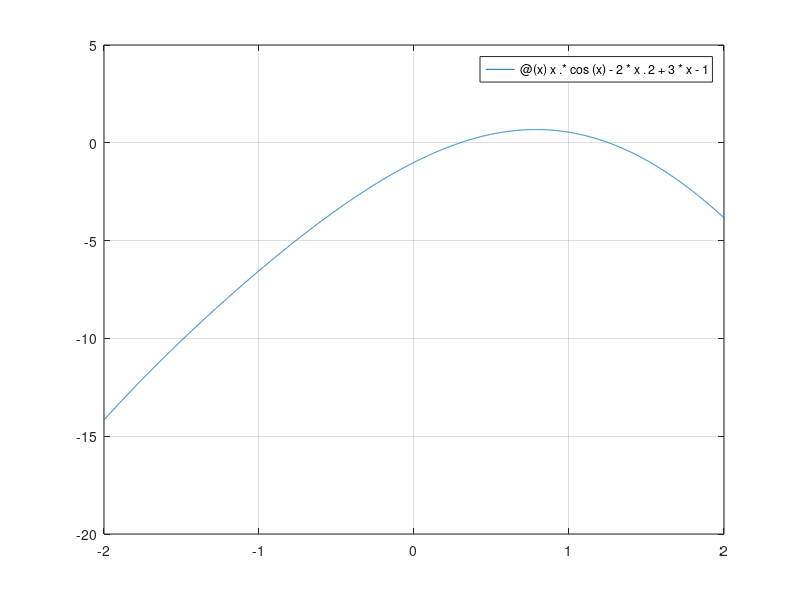

MATLAB code for this plot: (Note: this script raises an error after producing the figure.)
clc 
close all 
clear all 

a = 0.5;
b = 1.5;
tol = 10^(-5);
i = 0;
rel = 1;

% Define the function handle
f_ = @(x) x .* cos(x) - 2*x.^2 + 3*x - 1; 
% Alternate function option:
% f_ = @(x) 1/2 + 1/4*x^2 - x*sin(x) - 1/2*cos(2*x);

% Find exact value using the bracket interval [a, b]
exact_val = fzero(f_, [a, b]);

fplot(f_, [-2, 2])
grid on;

% Call MAIN function passing the function handle
MAIN(i, a, b, tol, rel, exact_val, f_);

function MAIN(i, a, b, tol, rel, exact_val, f)
    fprintf("i  a         b       c        f(c)     Rel\n");
    
    if (f(a) * f(b)) < 0
        t = a; % Initialize t for the first iteration
        while rel > tol
            i = i + 1;
            t = (a + b) / 2;
            fc = f(t);
            
            if fc == 0
               fprintf("Root found exactly at %0.5f\n", t);
               break;
            end
            
            % Compute relative error using current midpoint approximation t
            rel = abs(exact_val - t) / abs(exact_val); 
            
            fprintf("%d  %0.5f  %0.5f  %0.5f  %0.5f  %f \n", i, a, b, t, fc, rel);
            
            if fc * f(a) < 0
               b = t;
            else
               a = t;
            end
        end
        fprintf("\nFinal Root Approximation = %0.6f\n", t);
    else       
        fprintf("Root doesn't exist between %f and %f\n\n", a, b);
    end
end
